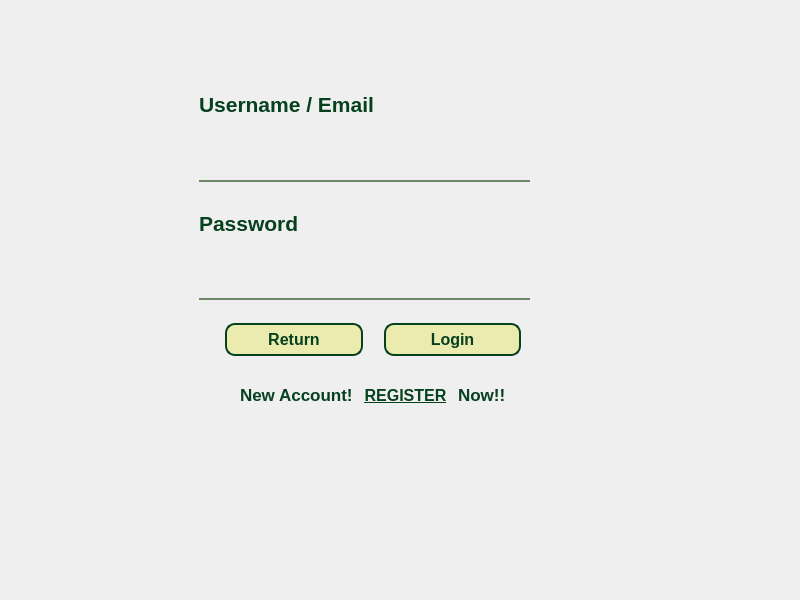
      <widget class="QWidget" name="page_2">
       <property name="sizePolicy">
        <sizepolicy hsizetype="Expanding" vsizetype="Expanding">
         <horstretch>0</horstretch>
         <verstretch>0</verstretch>
        </sizepolicy>
       </property>
       <property name="minimumSize">
        <size>
         <width>800</width>
         <height>600</height>
        </size>
       </property>
       <widget class="QWidget" name="verticalLayoutWidget">
        <property name="geometry">
         <rect>
          <x>199</x>
          <y>69</y>
          <width>331</width>
          <height>231</height>
         </rect>
        </property>
        <layout class="QVBoxLayout" name="Form">
         <item>
          <widget class="QLabel" name="user">
           <property name="font">
            <font>
             <pointsize>16</pointsize>
             <bold>true</bold>
            </font>
           </property>
           <property name="styleSheet">
            <string notr="true">color: #06401d;</string>
           </property>
           <property name="text">
            <string>Username / Email</string>
           </property>
           <property name="textFormat">
            <enum>Qt::RichText</enum>
           </property>
           <property name="alignment">
            <set>Qt::AlignLeading|Qt::AlignLeft|Qt::AlignVCenter</set>
           </property>
          </widget>
         </item>
         <item>
          <widget class="QLineEdit" name="usernameinput">
           <property name="styleSheet">
            <string notr="true">font-family: inherit;
  width: 100%;
  border: 0;
  border-bottom: 2px solid #6f8569;
  outline: 0;
  font-size: 1.3rem;
  color: #2b3b26;
  padding: 7px 0;
  background: transparent;</string>
           </property>
          </widget>
         </item>
         <item>
          <widget class="QLabel" name="password">
           <property name="font">
            <font>
             <pointsize>16</pointsize>
             <bold>true</bold>
            </font>
           </property>
           <property name="styleSheet">
            <string notr="true">color: #06401d;</string>
           </property>
           <property name="text">
            <string>Password</string>
           </property>
           <property name="textFormat">
            <enum>Qt::RichText</enum>
           </property>
           <property name="alignment">
            <set>Qt::AlignLeading|Qt::AlignLeft|Qt::AlignVCenter</set>
           </property>
          </widget>
         </item>
         <item>
          <widget class="QLineEdit" name="PasswordInput">
           <property name="styleSheet">
            <string notr="true">font-family: inherit;
  width: 100%;
  border: 0;
  border-bottom: 2px solid #6f8569;
  outline: 0;
  font-size: 1.3rem;
  color: #2b3b26;
  padding: 7px 0;
  background: transparent;</string>
           </property>
           <property name="text">
            <string/>
           </property>
           <property name="echoMode">
            <enum>QLineEdit::Password</enum>
           </property>
          </widget>
         </item>
        </layout>
       </widget>
       <widget class="QWidget" name="horizontalLayoutWidget_2">
        <property name="geometry">
         <rect>
          <x>210</x>
          <y>300</y>
          <width>311</width>
          <height>80</height>
         </rect>
        </property>
        <layout class="QHBoxLayout" name="Loginbtn">
         <item>
          <widget class="QPushButton" name="Return">
           <property name="cursor">
            <cursorShape>PointingHandCursor</cursorShape>
           </property>
           <property name="styleSheet">
            <string notr="true">QPushButton {
    background-color: #ebebb0;
    color: #06401d;
    border: 2px solid #06401d;
    border-radius: 10px;
    padding: 5px;
    font-size: 16px;
    font-weight: bold;
    text-align: center;
margin-left:15px;
}

QPushButton:hover {
    background-color: #06401d;
    border-color: #055119;
	color:#ebebb0;
}

QPushButton:pressed {
    background-color: #06401d;
    border-color: #04310f;
    color: #f0f0f0;
}</string>
           </property>
           <property name="text">
            <string>Return</string>
           </property>
          </widget>
         </item>
         <item>
          <widget class="QPushButton" name="Login">
           <property name="cursor">
            <cursorShape>PointingHandCursor</cursorShape>
           </property>
           <property name="styleSheet">
            <string notr="true">QPushButton {
    background-color: #ebebb0;
    color: #06401d;
    border: 2px solid #06401d;
    border-radius: 10px;
    padding: 5px;
    font-size: 16px;
    font-weight: bold;
    text-align: center;
margin-left:15px;
}

QPushButton:hover {
    background-color: #06401d;
    border-color: #055119;
	color:#ebebb0;
}

QPushButton:pressed {
    background-color: #06401d;
    border-color: #04310f;
    color: #f0f0f0;
}</string>
           </property>
           <property name="text">
            <string>Login</string>
           </property>
          </widget>
         </item>
        </layout>
       </widget>
       <widget class="QWidget" name="horizontalLayoutWidget_3">
        <property name="geometry">
         <rect>
          <x>240</x>
          <y>380</y>
          <width>310</width>
          <height>31</height>
         </rect>
        </property>
        <layout class="QHBoxLayout" name="Register">
         <item>
          <widget class="QLabel" name="user_3">
           <property name="font">
            <font>
             <pointsize>13</pointsize>
             <bold>true</bold>
            </font>
           </property>
           <property name="styleSheet">
            <string notr="true">color: #06401d;</string>
           </property>
           <property name="text">
            <string>New Account!</string>
           </property>
           <property name="textFormat">
            <enum>Qt::RichText</enum>
           </property>
           <property name="alignment">
            <set>Qt::AlignLeading|Qt::AlignLeft|Qt::AlignVCenter</set>
           </property>
          </widget>
         </item>
         <item>
          <widget class="QPushButton" name="pushButton">
           <property name="font">
            <font>
             <pointsize>12</pointsize>
             <bold>true</bold>
             <underline>true</underline>
            </font>
           </property>
           <property name="cursor">
            <cursorShape>PointingHandCursor</cursorShape>
           </property>
           <property name="styleSheet">
            <string notr="true">   QPushButton {
        background-color: transparent;
        color: #06401d;
        text-decoration: underline;
        font-weight: bold;
        border: none;
    }

    QPushButton:hover {
        color: #055119;
    }</string>
           </property>
           <property name="text">
            <string>REGISTER</string>
           </property>
          </widget>
         </item>
         <item>
          <widget class="QLabel" name="user_2">
           <property name="font">
            <font>
             <pointsize>13</pointsize>
             <bold>true</bold>
            </font>
           </property>
           <property name="styleSheet">
            <string notr="true">color: #06401d;</string>
           </property>
           <property name="text">
            <string>Now!!</string>
           </property>
           <property name="textFormat">
            <enum>Qt::RichText</enum>
           </property>
           <property name="alignment">
            <set>Qt::AlignLeading|Qt::AlignLeft|Qt::AlignVCenter</set>
           </property>
          </widget>
         </item>
        </layout>
       </widget>
      </widget>
